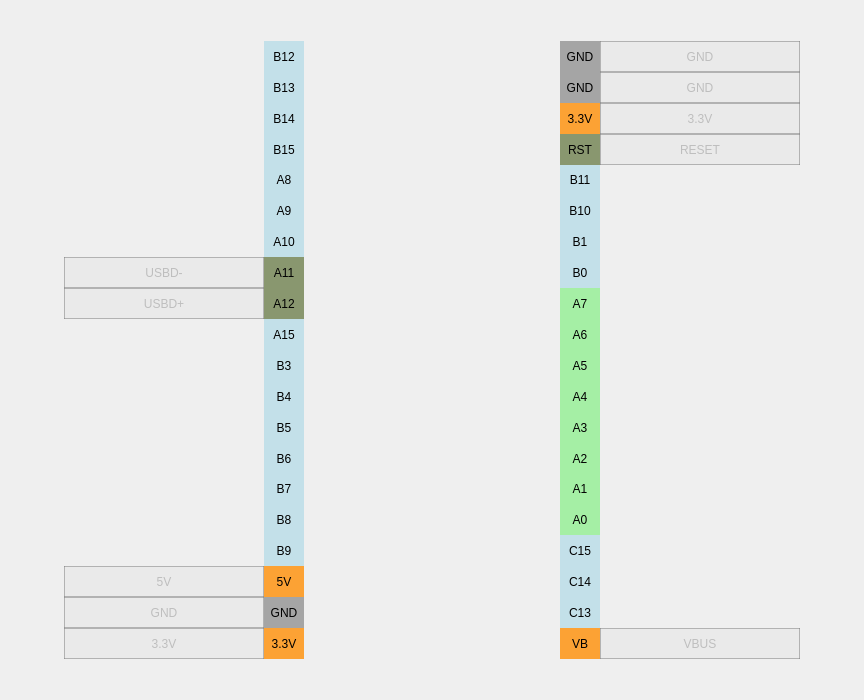
<?xml version="1.0" encoding="UTF-8"?>
<ui version="4.0">
 <class>PinsBluePill</class>
 <widget class="QWidget" name="PinsBluePill">
  <property name="geometry">
   <rect>
    <x>0</x>
    <y>0</y>
    <width>864</width>
    <height>700</height>
   </rect>
  </property>
  <layout class="QGridLayout" name="gridLayout" rowstretch="1,15,1" columnstretch="4,15,16,15,4">
   <property name="leftMargin">
    <number>0</number>
   </property>
   <property name="topMargin">
    <number>0</number>
   </property>
   <property name="rightMargin">
    <number>0</number>
   </property>
   <property name="bottomMargin">
    <number>0</number>
   </property>
   <property name="spacing">
    <number>0</number>
   </property>
   <item row="0" column="2">
    <spacer name="verticalSpacer_2">
     <property name="orientation">
      <enum>Qt::Vertical</enum>
     </property>
     <property name="sizeHint" stdset="0">
      <size>
       <width>20</width>
       <height>40</height>
      </size>
     </property>
    </spacer>
   </item>
   <item row="1" column="1">
    <layout class="QGridLayout" name="layoutG_pinsLeft" columnstretch="5,1">
     <property name="leftMargin">
      <number>0</number>
     </property>
     <property name="rightMargin">
      <number>0</number>
     </property>
     <property name="spacing">
      <number>0</number>
     </property>
     <item row="3" column="1">
      <widget class="QLabel" name="text_B15">
       <property name="styleSheet">
        <string notr="true">background-color: rgba(173, 216, 230, 170);
color: rgb(0, 0, 0);</string>
       </property>
       <property name="text">
        <string notr="true">B15</string>
       </property>
       <property name="alignment">
        <set>Qt::AlignCenter</set>
       </property>
       <property name="textInteractionFlags">
        <set>Qt::NoTextInteraction</set>
       </property>
      </widget>
     </item>
     <item row="4" column="1">
      <widget class="QLabel" name="text_A8">
       <property name="styleSheet">
        <string notr="true">background-color: rgba(173, 216, 230, 170);
color: rgb(0, 0, 0);</string>
       </property>
       <property name="text">
        <string notr="true">A8</string>
       </property>
       <property name="alignment">
        <set>Qt::AlignCenter</set>
       </property>
       <property name="textInteractionFlags">
        <set>Qt::NoTextInteraction</set>
       </property>
      </widget>
     </item>
     <item row="10" column="1">
      <widget class="QLabel" name="text_B3">
       <property name="styleSheet">
        <string notr="true">background-color: rgba(173, 216, 230, 170);
color: rgb(0, 0, 0);</string>
       </property>
       <property name="text">
        <string notr="true">B3</string>
       </property>
       <property name="alignment">
        <set>Qt::AlignCenter</set>
       </property>
       <property name="textInteractionFlags">
        <set>Qt::NoTextInteraction</set>
       </property>
      </widget>
     </item>
     <item row="5" column="1">
      <widget class="QLabel" name="text_A9">
       <property name="styleSheet">
        <string notr="true">background-color: rgba(173, 216, 230, 170);
color: rgb(0, 0, 0);</string>
       </property>
       <property name="text">
        <string notr="true">A9</string>
       </property>
       <property name="alignment">
        <set>Qt::AlignCenter</set>
       </property>
       <property name="textInteractionFlags">
        <set>Qt::NoTextInteraction</set>
       </property>
      </widget>
     </item>
     <item row="13" column="1">
      <widget class="QLabel" name="text_B6">
       <property name="styleSheet">
        <string notr="true">background-color: rgba(173, 216, 230, 170);
color: rgb(0, 0, 0);</string>
       </property>
       <property name="text">
        <string notr="true">B6</string>
       </property>
       <property name="alignment">
        <set>Qt::AlignCenter</set>
       </property>
       <property name="textInteractionFlags">
        <set>Qt::NoTextInteraction</set>
       </property>
      </widget>
     </item>
     <item row="14" column="1">
      <widget class="QLabel" name="text_B7">
       <property name="styleSheet">
        <string notr="true">background-color: rgba(173, 216, 230, 170);
color: rgb(0, 0, 0);</string>
       </property>
       <property name="text">
        <string notr="true">B7</string>
       </property>
       <property name="alignment">
        <set>Qt::AlignCenter</set>
       </property>
       <property name="textInteractionFlags">
        <set>Qt::NoTextInteraction</set>
       </property>
      </widget>
     </item>
     <item row="19" column="1">
      <widget class="QLabel" name="text_33V_2">
       <property name="styleSheet">
        <string notr="true">background-color: rgba(255, 140, 0, 200);
color: rgb(0, 0, 0);</string>
       </property>
       <property name="text">
        <string notr="true">3.3V</string>
       </property>
       <property name="alignment">
        <set>Qt::AlignCenter</set>
       </property>
       <property name="textInteractionFlags">
        <set>Qt::NoTextInteraction</set>
       </property>
      </widget>
     </item>
     <item row="2" column="1">
      <widget class="QLabel" name="text_B14">
       <property name="styleSheet">
        <string notr="true">background-color: rgba(173, 216, 230, 170);
color: rgb(0, 0, 0);</string>
       </property>
       <property name="text">
        <string notr="true">B14</string>
       </property>
       <property name="alignment">
        <set>Qt::AlignCenter</set>
       </property>
       <property name="textInteractionFlags">
        <set>Qt::NoTextInteraction</set>
       </property>
      </widget>
     </item>
     <item row="15" column="1">
      <widget class="QLabel" name="text_B8">
       <property name="styleSheet">
        <string notr="true">background-color: rgba(173, 216, 230, 170);
color: rgb(0, 0, 0);</string>
       </property>
       <property name="text">
        <string notr="true">B8</string>
       </property>
       <property name="alignment">
        <set>Qt::AlignCenter</set>
       </property>
       <property name="textInteractionFlags">
        <set>Qt::NoTextInteraction</set>
       </property>
      </widget>
     </item>
     <item row="7" column="1">
      <widget class="QLabel" name="text_A11_2">
       <property name="styleSheet">
        <string notr="true">background-color: rgba(85, 107, 47, 170);
color: rgb(0, 0, 0);</string>
       </property>
       <property name="text">
        <string notr="true">A11</string>
       </property>
       <property name="alignment">
        <set>Qt::AlignCenter</set>
       </property>
       <property name="textInteractionFlags">
        <set>Qt::NoTextInteraction</set>
       </property>
      </widget>
     </item>
     <item row="11" column="1">
      <widget class="QLabel" name="text_B4">
       <property name="styleSheet">
        <string notr="true">background-color: rgba(173, 216, 230, 170);
color: rgb(0, 0, 0);</string>
       </property>
       <property name="text">
        <string notr="true">B4</string>
       </property>
       <property name="alignment">
        <set>Qt::AlignCenter</set>
       </property>
       <property name="textInteractionFlags">
        <set>Qt::NoTextInteraction</set>
       </property>
      </widget>
     </item>
     <item row="0" column="1">
      <widget class="QLabel" name="text_B12">
       <property name="styleSheet">
        <string notr="true">background-color: rgba(173, 216, 230, 170);
color: rgb(0, 0, 0);</string>
       </property>
       <property name="text">
        <string notr="true">B12</string>
       </property>
       <property name="alignment">
        <set>Qt::AlignCenter</set>
       </property>
       <property name="textInteractionFlags">
        <set>Qt::NoTextInteraction</set>
       </property>
      </widget>
     </item>
     <item row="12" column="1">
      <widget class="QLabel" name="text_B5">
       <property name="styleSheet">
        <string notr="true">background-color: rgba(173, 216, 230, 170);
color: rgb(0, 0, 0);</string>
       </property>
       <property name="text">
        <string notr="true">B5</string>
       </property>
       <property name="alignment">
        <set>Qt::AlignCenter</set>
       </property>
       <property name="textInteractionFlags">
        <set>Qt::NoTextInteraction</set>
       </property>
      </widget>
     </item>
     <item row="16" column="1">
      <widget class="QLabel" name="text_B9">
       <property name="styleSheet">
        <string notr="true">background-color: rgba(173, 216, 230, 170);
color: rgb(0, 0, 0);</string>
       </property>
       <property name="text">
        <string notr="true">B9</string>
       </property>
       <property name="alignment">
        <set>Qt::AlignCenter</set>
       </property>
       <property name="textInteractionFlags">
        <set>Qt::NoTextInteraction</set>
       </property>
      </widget>
     </item>
     <item row="8" column="1">
      <widget class="QLabel" name="text_A12_2">
       <property name="styleSheet">
        <string notr="true">background-color: rgba(85, 107, 47, 170);
color: rgb(0, 0, 0);</string>
       </property>
       <property name="text">
        <string notr="true">A12</string>
       </property>
       <property name="alignment">
        <set>Qt::AlignCenter</set>
       </property>
       <property name="textInteractionFlags">
        <set>Qt::NoTextInteraction</set>
       </property>
      </widget>
     </item>
     <item row="17" column="1">
      <widget class="QLabel" name="text_5V_2">
       <property name="styleSheet">
        <string notr="true">background-color: rgba(255, 140, 0, 200);
color: rgb(0, 0, 0);</string>
       </property>
       <property name="text">
        <string notr="true">5V</string>
       </property>
       <property name="alignment">
        <set>Qt::AlignCenter</set>
       </property>
       <property name="textInteractionFlags">
        <set>Qt::NoTextInteraction</set>
       </property>
      </widget>
     </item>
     <item row="9" column="1">
      <widget class="QLabel" name="text_A15">
       <property name="styleSheet">
        <string notr="true">background-color: rgba(173, 216, 230, 170);
color: rgb(0, 0, 0);</string>
       </property>
       <property name="text">
        <string notr="true">A15</string>
       </property>
       <property name="alignment">
        <set>Qt::AlignCenter</set>
       </property>
       <property name="textInteractionFlags">
        <set>Qt::NoTextInteraction</set>
       </property>
      </widget>
     </item>
     <item row="18" column="1">
      <widget class="QLabel" name="text_GND_2">
       <property name="styleSheet">
        <string notr="true">background-color: rgba(128, 128, 128, 170);
color: rgb(0, 0, 0);</string>
       </property>
       <property name="text">
        <string notr="true">GND</string>
       </property>
       <property name="alignment">
        <set>Qt::AlignCenter</set>
       </property>
       <property name="textInteractionFlags">
        <set>Qt::NoTextInteraction</set>
       </property>
      </widget>
     </item>
     <item row="1" column="1">
      <widget class="QLabel" name="text_B13">
       <property name="styleSheet">
        <string notr="true">background-color: rgba(173, 216, 230, 170);
color: rgb(0, 0, 0);</string>
       </property>
       <property name="text">
        <string notr="true">B13</string>
       </property>
       <property name="alignment">
        <set>Qt::AlignCenter</set>
       </property>
       <property name="textInteractionFlags">
        <set>Qt::NoTextInteraction</set>
       </property>
      </widget>
     </item>
     <item row="6" column="1">
      <widget class="QLabel" name="text_A10">
       <property name="styleSheet">
        <string notr="true">background-color: rgba(173, 216, 230, 170);
color: rgb(0, 0, 0);</string>
       </property>
       <property name="text">
        <string notr="true">A10</string>
       </property>
       <property name="alignment">
        <set>Qt::AlignCenter</set>
       </property>
       <property name="textInteractionFlags">
        <set>Qt::NoTextInteraction</set>
       </property>
      </widget>
     </item>
     <item row="18" column="0">
      <widget class="QLabel" name="label_GND">
       <property name="enabled">
        <bool>false</bool>
       </property>
       <property name="styleSheet">
        <string notr="true">border: 1px solid;
border-color: rgba(124, 124, 124, 130);
background-color: rgba(105, 105, 105, 10);</string>
       </property>
       <property name="frameShape">
        <enum>QFrame::StyledPanel</enum>
       </property>
       <property name="text">
        <string notr="true">GND</string>
       </property>
       <property name="alignment">
        <set>Qt::AlignCenter</set>
       </property>
      </widget>
     </item>
     <item row="19" column="0">
      <widget class="QLabel" name="label_33V">
       <property name="enabled">
        <bool>false</bool>
       </property>
       <property name="styleSheet">
        <string notr="true">border: 1px solid;
border-color: rgba(124, 124, 124, 130);
background-color: rgba(105, 105, 105, 10);</string>
       </property>
       <property name="frameShape">
        <enum>QFrame::StyledPanel</enum>
       </property>
       <property name="text">
        <string notr="true">3.3V</string>
       </property>
       <property name="alignment">
        <set>Qt::AlignCenter</set>
       </property>
      </widget>
     </item>
     <item row="17" column="0">
      <widget class="QLabel" name="label_5V">
       <property name="enabled">
        <bool>false</bool>
       </property>
       <property name="styleSheet">
        <string notr="true">border: 1px solid;
border-color: rgba(124, 124, 124, 130);
background-color: rgba(105, 105, 105, 10);</string>
       </property>
       <property name="frameShape">
        <enum>QFrame::StyledPanel</enum>
       </property>
       <property name="text">
        <string notr="true">5V</string>
       </property>
       <property name="alignment">
        <set>Qt::AlignCenter</set>
       </property>
      </widget>
     </item>
     <item row="7" column="0">
      <widget class="QLabel" name="label_USBDminus">
       <property name="enabled">
        <bool>false</bool>
       </property>
       <property name="styleSheet">
        <string notr="true">border: 1px solid;
border-color: rgba(124, 124, 124, 130);
background-color: rgba(105, 105, 105, 10);</string>
       </property>
       <property name="frameShape">
        <enum>QFrame::StyledPanel</enum>
       </property>
       <property name="text">
        <string notr="true">USBD-</string>
       </property>
       <property name="alignment">
        <set>Qt::AlignCenter</set>
       </property>
      </widget>
     </item>
     <item row="8" column="0">
      <widget class="QLabel" name="label_USBDplus">
       <property name="enabled">
        <bool>false</bool>
       </property>
       <property name="styleSheet">
        <string notr="true">border: 1px solid;
border-color: rgba(124, 124, 124, 130);
background-color: rgba(105, 105, 105, 10);</string>
       </property>
       <property name="frameShape">
        <enum>QFrame::StyledPanel</enum>
       </property>
       <property name="text">
        <string notr="true">USBD+</string>
       </property>
       <property name="alignment">
        <set>Qt::AlignCenter</set>
       </property>
      </widget>
     </item>
    </layout>
   </item>
   <item row="1" column="3">
    <layout class="QGridLayout" name="layoutG_pinsRight" columnstretch="1,5">
     <property name="leftMargin">
      <number>0</number>
     </property>
     <property name="spacing">
      <number>0</number>
     </property>
     <item row="15" column="0">
      <widget class="QLabel" name="text_A0">
       <property name="styleSheet">
        <string notr="true">background-color: rgba(144, 238, 144, 200);
color: rgb(0, 0, 0);</string>
       </property>
       <property name="text">
        <string notr="true">A0</string>
       </property>
       <property name="alignment">
        <set>Qt::AlignCenter</set>
       </property>
       <property name="textInteractionFlags">
        <set>Qt::NoTextInteraction</set>
       </property>
      </widget>
     </item>
     <item row="10" column="0">
      <widget class="QLabel" name="text_A5">
       <property name="styleSheet">
        <string notr="true">background-color: rgba(144, 238, 144, 200);
color: rgb(0, 0, 0);</string>
       </property>
       <property name="text">
        <string notr="true">A5</string>
       </property>
       <property name="alignment">
        <set>Qt::AlignCenter</set>
       </property>
       <property name="textInteractionFlags">
        <set>Qt::NoTextInteraction</set>
       </property>
      </widget>
     </item>
     <item row="5" column="0">
      <widget class="QLabel" name="text_B10">
       <property name="styleSheet">
        <string notr="true">background-color: rgba(173, 216, 230, 170);
color: rgb(0, 0, 0);</string>
       </property>
       <property name="text">
        <string notr="true">B10</string>
       </property>
       <property name="alignment">
        <set>Qt::AlignCenter</set>
       </property>
       <property name="textInteractionFlags">
        <set>Qt::NoTextInteraction</set>
       </property>
      </widget>
     </item>
     <item row="18" column="0">
      <widget class="QLabel" name="text_C13">
       <property name="styleSheet">
        <string notr="true">background-color: rgba(173, 216, 230, 170);
color: rgb(0, 0, 0);</string>
       </property>
       <property name="text">
        <string notr="true">C13</string>
       </property>
       <property name="alignment">
        <set>Qt::AlignCenter</set>
       </property>
       <property name="textInteractionFlags">
        <set>Qt::NoTextInteraction</set>
       </property>
      </widget>
     </item>
     <item row="1" column="0">
      <widget class="QLabel" name="text_GND_3">
       <property name="styleSheet">
        <string notr="true">background-color: rgba(128, 128, 128, 170);
color: rgb(0, 0, 0);</string>
       </property>
       <property name="text">
        <string notr="true">GND</string>
       </property>
       <property name="alignment">
        <set>Qt::AlignCenter</set>
       </property>
       <property name="textInteractionFlags">
        <set>Qt::NoTextInteraction</set>
       </property>
      </widget>
     </item>
     <item row="2" column="0">
      <widget class="QLabel" name="text_33V_3">
       <property name="styleSheet">
        <string notr="true">background-color: rgba(255, 140, 0, 200);
color: rgb(0, 0, 0);</string>
       </property>
       <property name="text">
        <string notr="true">3.3V</string>
       </property>
       <property name="alignment">
        <set>Qt::AlignCenter</set>
       </property>
       <property name="textInteractionFlags">
        <set>Qt::NoTextInteraction</set>
       </property>
      </widget>
     </item>
     <item row="0" column="0">
      <widget class="QLabel" name="text_GND_4">
       <property name="enabled">
        <bool>true</bool>
       </property>
       <property name="sizePolicy">
        <sizepolicy hsizetype="Preferred" vsizetype="Preferred">
         <horstretch>0</horstretch>
         <verstretch>0</verstretch>
        </sizepolicy>
       </property>
       <property name="minimumSize">
        <size>
         <width>0</width>
         <height>0</height>
        </size>
       </property>
       <property name="baseSize">
        <size>
         <width>30</width>
         <height>30</height>
        </size>
       </property>
       <property name="styleSheet">
        <string notr="true">background-color: rgba(128, 128, 128, 170);
color: rgb(0, 0, 0);</string>
       </property>
       <property name="text">
        <string notr="true">GND</string>
       </property>
       <property name="alignment">
        <set>Qt::AlignCenter</set>
       </property>
       <property name="textInteractionFlags">
        <set>Qt::NoTextInteraction</set>
       </property>
      </widget>
     </item>
     <item row="11" column="0">
      <widget class="QLabel" name="text_A4">
       <property name="styleSheet">
        <string notr="true">background-color: rgba(144, 238, 144, 200);
color: rgb(0, 0, 0);</string>
       </property>
       <property name="text">
        <string notr="true">A4</string>
       </property>
       <property name="alignment">
        <set>Qt::AlignCenter</set>
       </property>
       <property name="textInteractionFlags">
        <set>Qt::NoTextInteraction</set>
       </property>
      </widget>
     </item>
     <item row="19" column="0">
      <widget class="QLabel" name="text_VB">
       <property name="styleSheet">
        <string notr="true">background-color: rgba(255, 140, 0, 200);
color: rgb(0, 0, 0);</string>
       </property>
       <property name="text">
        <string notr="true">VB</string>
       </property>
       <property name="alignment">
        <set>Qt::AlignCenter</set>
       </property>
       <property name="textInteractionFlags">
        <set>Qt::NoTextInteraction</set>
       </property>
      </widget>
     </item>
     <item row="9" column="0">
      <widget class="QLabel" name="text_A6">
       <property name="styleSheet">
        <string notr="true">background-color: rgba(144, 238, 144, 200);
color: rgb(0, 0, 0);</string>
       </property>
       <property name="text">
        <string notr="true">A6</string>
       </property>
       <property name="alignment">
        <set>Qt::AlignCenter</set>
       </property>
       <property name="textInteractionFlags">
        <set>Qt::NoTextInteraction</set>
       </property>
      </widget>
     </item>
     <item row="8" column="0">
      <widget class="QLabel" name="text_A7">
       <property name="styleSheet">
        <string notr="true">background-color: rgba(144, 238, 144, 200);
color: rgb(0, 0, 0);</string>
       </property>
       <property name="text">
        <string notr="true">A7</string>
       </property>
       <property name="alignment">
        <set>Qt::AlignCenter</set>
       </property>
       <property name="textInteractionFlags">
        <set>Qt::NoTextInteraction</set>
       </property>
      </widget>
     </item>
     <item row="3" column="0">
      <widget class="QLabel" name="text_RST">
       <property name="styleSheet">
        <string notr="true">background-color: rgba(85, 107, 47, 170);
color: rgb(0, 0, 0);</string>
       </property>
       <property name="text">
        <string notr="true">RST</string>
       </property>
       <property name="alignment">
        <set>Qt::AlignCenter</set>
       </property>
       <property name="textInteractionFlags">
        <set>Qt::NoTextInteraction</set>
       </property>
      </widget>
     </item>
     <item row="14" column="0">
      <widget class="QLabel" name="text_A1">
       <property name="styleSheet">
        <string notr="true">background-color: rgba(144, 238, 144, 200);
color: rgb(0, 0, 0);</string>
       </property>
       <property name="text">
        <string notr="true">A1</string>
       </property>
       <property name="alignment">
        <set>Qt::AlignCenter</set>
       </property>
       <property name="textInteractionFlags">
        <set>Qt::NoTextInteraction</set>
       </property>
      </widget>
     </item>
     <item row="16" column="0">
      <widget class="QLabel" name="text_C15">
       <property name="styleSheet">
        <string notr="true">background-color: rgba(173, 216, 230, 170);
color: rgb(0, 0, 0);</string>
       </property>
       <property name="text">
        <string notr="true">C15</string>
       </property>
       <property name="alignment">
        <set>Qt::AlignCenter</set>
       </property>
       <property name="textInteractionFlags">
        <set>Qt::NoTextInteraction</set>
       </property>
      </widget>
     </item>
     <item row="6" column="0">
      <widget class="QLabel" name="text_B1">
       <property name="styleSheet">
        <string notr="true">background-color: rgba(173, 216, 230, 170);
color: rgb(0, 0, 0);</string>
       </property>
       <property name="text">
        <string notr="true">B1</string>
       </property>
       <property name="alignment">
        <set>Qt::AlignCenter</set>
       </property>
       <property name="textInteractionFlags">
        <set>Qt::NoTextInteraction</set>
       </property>
      </widget>
     </item>
     <item row="12" column="0">
      <widget class="QLabel" name="text_A3">
       <property name="styleSheet">
        <string notr="true">background-color: rgba(144, 238, 144, 200);
color: rgb(0, 0, 0);</string>
       </property>
       <property name="text">
        <string notr="true">A3</string>
       </property>
       <property name="alignment">
        <set>Qt::AlignCenter</set>
       </property>
       <property name="textInteractionFlags">
        <set>Qt::NoTextInteraction</set>
       </property>
      </widget>
     </item>
     <item row="4" column="0">
      <widget class="QLabel" name="text_B11">
       <property name="styleSheet">
        <string notr="true">background-color: rgba(173, 216, 230, 170);
color: rgb(0, 0, 0);</string>
       </property>
       <property name="text">
        <string notr="true">B11</string>
       </property>
       <property name="alignment">
        <set>Qt::AlignCenter</set>
       </property>
       <property name="textInteractionFlags">
        <set>Qt::NoTextInteraction</set>
       </property>
      </widget>
     </item>
     <item row="17" column="0">
      <widget class="QLabel" name="text_C14">
       <property name="styleSheet">
        <string notr="true">background-color: rgba(173, 216, 230, 170);
color: rgb(0, 0, 0);</string>
       </property>
       <property name="text">
        <string notr="true">C14</string>
       </property>
       <property name="alignment">
        <set>Qt::AlignCenter</set>
       </property>
       <property name="textInteractionFlags">
        <set>Qt::NoTextInteraction</set>
       </property>
      </widget>
     </item>
     <item row="13" column="0">
      <widget class="QLabel" name="text_A2">
       <property name="styleSheet">
        <string notr="true">background-color: rgba(144, 238, 144, 200);
color: rgb(0, 0, 0);</string>
       </property>
       <property name="text">
        <string notr="true">A2</string>
       </property>
       <property name="alignment">
        <set>Qt::AlignCenter</set>
       </property>
       <property name="textInteractionFlags">
        <set>Qt::NoTextInteraction</set>
       </property>
      </widget>
     </item>
     <item row="7" column="0">
      <widget class="QLabel" name="text_B0">
       <property name="styleSheet">
        <string notr="true">background-color: rgba(173, 216, 230, 170);
color: rgb(0, 0, 0);</string>
       </property>
       <property name="text">
        <string notr="true">B0</string>
       </property>
       <property name="alignment">
        <set>Qt::AlignCenter</set>
       </property>
       <property name="textInteractionFlags">
        <set>Qt::NoTextInteraction</set>
       </property>
      </widget>
     </item>
     <item row="0" column="1">
      <widget class="QLabel" name="label_GND_3">
       <property name="enabled">
        <bool>false</bool>
       </property>
       <property name="styleSheet">
        <string notr="true">border: 1px solid;
border-color: rgba(124, 124, 124, 130);
background-color: rgba(105, 105, 105, 10);</string>
       </property>
       <property name="frameShape">
        <enum>QFrame::StyledPanel</enum>
       </property>
       <property name="text">
        <string notr="true">GND</string>
       </property>
       <property name="alignment">
        <set>Qt::AlignCenter</set>
       </property>
      </widget>
     </item>
     <item row="1" column="1">
      <widget class="QLabel" name="label_GND_2">
       <property name="enabled">
        <bool>false</bool>
       </property>
       <property name="styleSheet">
        <string notr="true">border: 1px solid;
border-color: rgba(124, 124, 124, 130);
background-color: rgba(105, 105, 105, 10);</string>
       </property>
       <property name="frameShape">
        <enum>QFrame::StyledPanel</enum>
       </property>
       <property name="text">
        <string notr="true">GND</string>
       </property>
       <property name="alignment">
        <set>Qt::AlignCenter</set>
       </property>
      </widget>
     </item>
     <item row="2" column="1">
      <widget class="QLabel" name="label_33V_2">
       <property name="enabled">
        <bool>false</bool>
       </property>
       <property name="styleSheet">
        <string notr="true">border: 1px solid;
border-color: rgba(124, 124, 124, 130);
background-color: rgba(105, 105, 105, 10);</string>
       </property>
       <property name="frameShape">
        <enum>QFrame::StyledPanel</enum>
       </property>
       <property name="text">
        <string notr="true">3.3V</string>
       </property>
       <property name="alignment">
        <set>Qt::AlignCenter</set>
       </property>
      </widget>
     </item>
     <item row="3" column="1">
      <widget class="QLabel" name="label_RST">
       <property name="enabled">
        <bool>false</bool>
       </property>
       <property name="styleSheet">
        <string notr="true">border: 1px solid;
border-color: rgba(124, 124, 124, 130);
background-color: rgba(105, 105, 105, 10);</string>
       </property>
       <property name="frameShape">
        <enum>QFrame::StyledPanel</enum>
       </property>
       <property name="text">
        <string notr="true">RESET</string>
       </property>
       <property name="alignment">
        <set>Qt::AlignCenter</set>
       </property>
      </widget>
     </item>
     <item row="19" column="1">
      <widget class="QLabel" name="label_VBUS">
       <property name="enabled">
        <bool>false</bool>
       </property>
       <property name="styleSheet">
        <string notr="true">border: 1px solid;
border-color: rgba(124, 124, 124, 130);
background-color: rgba(105, 105, 105, 10);</string>
       </property>
       <property name="frameShape">
        <enum>QFrame::StyledPanel</enum>
       </property>
       <property name="text">
        <string notr="true">VBUS</string>
       </property>
       <property name="alignment">
        <set>Qt::AlignCenter</set>
       </property>
      </widget>
     </item>
    </layout>
   </item>
   <item row="1" column="0">
    <spacer name="horizontalSpacer">
     <property name="orientation">
      <enum>Qt::Horizontal</enum>
     </property>
     <property name="sizeHint" stdset="0">
      <size>
       <width>40</width>
       <height>20</height>
      </size>
     </property>
    </spacer>
   </item>
   <item row="1" column="2">
    <widget class="QLabel" name="label_ControllerImage">
     <property name="sizePolicy">
      <sizepolicy hsizetype="Ignored" vsizetype="Ignored">
       <horstretch>0</horstretch>
       <verstretch>0</verstretch>
      </sizepolicy>
     </property>
     <property name="text">
      <string/>
     </property>
     <property name="pixmap">
      <pixmap resource="../../resources.qrc">:/Images/BluePill_render.jpg</pixmap>
     </property>
     <property name="scaledContents">
      <bool>true</bool>
     </property>
    </widget>
   </item>
   <item row="2" column="2">
    <spacer name="verticalSpacer">
     <property name="orientation">
      <enum>Qt::Vertical</enum>
     </property>
     <property name="sizeHint" stdset="0">
      <size>
       <width>20</width>
       <height>40</height>
      </size>
     </property>
    </spacer>
   </item>
   <item row="1" column="4">
    <spacer name="horizontalSpacer_2">
     <property name="orientation">
      <enum>Qt::Horizontal</enum>
     </property>
     <property name="sizeHint" stdset="0">
      <size>
       <width>40</width>
       <height>20</height>
      </size>
     </property>
    </spacer>
   </item>
  </layout>
 </widget>
 <resources>
  <include location="../../resources.qrc"/>
 </resources>
 <connections/>
</ui>
